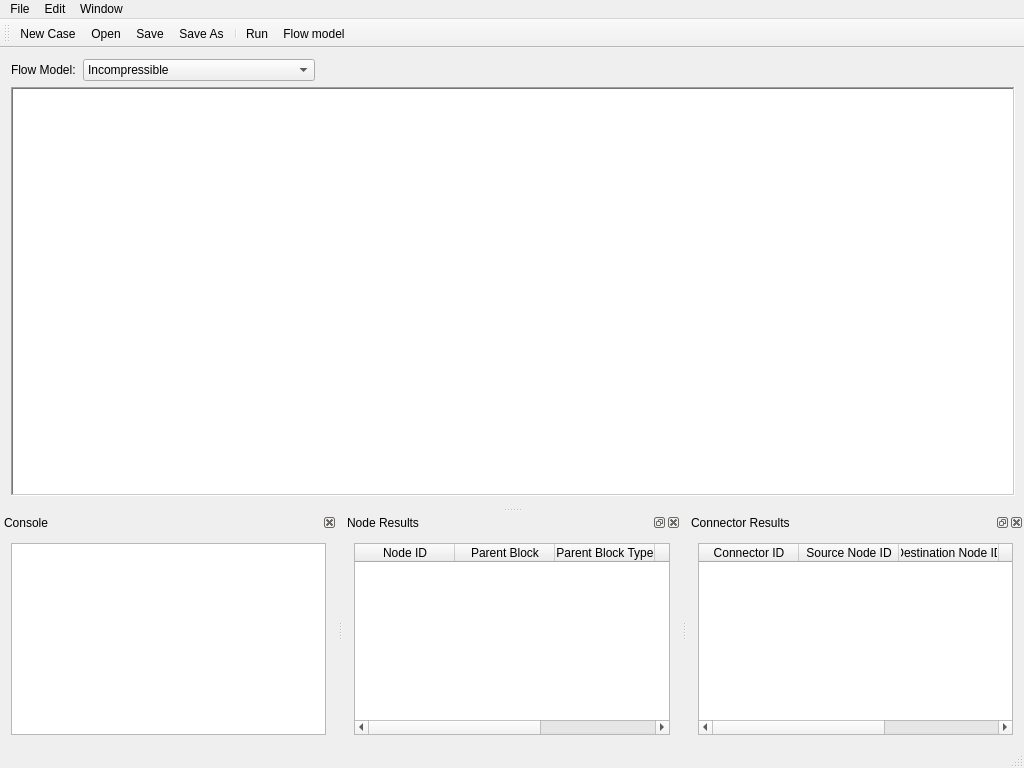
<?xml version="1.0" encoding="UTF-8"?>
<ui version="4.0">
 <class>MainWindow</class>
 <widget class="QMainWindow" name="MainWindow">
  <property name="geometry">
   <rect>
    <x>0</x>
    <y>0</y>
    <width>1024</width>
    <height>768</height>
   </rect>
  </property>
  <property name="windowTitle">
   <string>Bernoulli</string>
  </property>
  <property name="windowIcon">
   <iconset resource="images.qrc">
    <normaloff>:/blocks/images/logo.png</normaloff>:/blocks/images/logo.png</iconset>
  </property>
  <property name="dockNestingEnabled">
   <bool>false</bool>
  </property>
  <property name="dockOptions">
   <set>QMainWindow::AllowTabbedDocks|QMainWindow::AnimatedDocks|QMainWindow::ForceTabbedDocks</set>
  </property>
  <widget class="QWidget" name="centralWidget">
   <layout class="QVBoxLayout" name="verticalLayout_4">
    <property name="rightMargin">
     <number>9</number>
    </property>
    <item>
     <layout class="QFormLayout" name="formLayout">
      <property name="horizontalSpacing">
       <number>0</number>
      </property>
      <property name="verticalSpacing">
       <number>1</number>
      </property>
      <item row="0" column="1">
       <layout class="QHBoxLayout" name="horizontalLayout">
        <item>
         <widget class="QComboBox" name="modelComboBox">
          <item>
           <property name="text">
            <string>Incompressible</string>
           </property>
          </item>
          <item>
           <property name="text">
            <string>Incompressible (Procter and Gamble)</string>
           </property>
          </item>
         </widget>
        </item>
        <item>
         <spacer name="horizontalSpacer">
          <property name="orientation">
           <enum>Qt::Horizontal</enum>
          </property>
          <property name="sizeHint" stdset="0">
           <size>
            <width>40</width>
            <height>20</height>
           </size>
          </property>
         </spacer>
        </item>
       </layout>
      </item>
      <item row="0" column="0">
       <widget class="QLabel" name="label">
        <property name="text">
         <string>Flow Model:  </string>
        </property>
       </widget>
      </item>
     </layout>
    </item>
    <item>
     <widget class="QGraphicsView" name="graphicsView">
      <property name="contextMenuPolicy">
       <enum>Qt::ActionsContextMenu</enum>
      </property>
      <property name="frameShape">
       <enum>QFrame::WinPanel</enum>
      </property>
      <property name="renderHints">
       <set>QPainter::HighQualityAntialiasing|QPainter::SmoothPixmapTransform|QPainter::TextAntialiasing</set>
      </property>
     </widget>
    </item>
   </layout>
  </widget>
  <widget class="QMenuBar" name="menuBar">
   <property name="geometry">
    <rect>
     <x>0</x>
     <y>0</y>
     <width>1024</width>
     <height>19</height>
    </rect>
   </property>
   <widget class="QMenu" name="menuFile">
    <property name="title">
     <string>File</string>
    </property>
    <addaction name="actionSave"/>
    <addaction name="actionSave_As"/>
    <addaction name="actionOpen"/>
   </widget>
   <widget class="QMenu" name="menuEdit">
    <property name="title">
     <string>Edit</string>
    </property>
    <addaction name="actionNew_Block"/>
   </widget>
   <widget class="QMenu" name="menuWindow">
    <property name="title">
     <string>Window</string>
    </property>
    <widget class="QMenu" name="menuViews">
     <property name="title">
      <string>Views</string>
     </property>
     <addaction name="actionConsole"/>
     <addaction name="actionNode_Results"/>
     <addaction name="actionConnector_Results"/>
    </widget>
    <addaction name="actionFull_screen"/>
    <addaction name="menuViews"/>
   </widget>
   <addaction name="menuFile"/>
   <addaction name="menuEdit"/>
   <addaction name="menuWindow"/>
  </widget>
  <widget class="QStatusBar" name="statusBar"/>
  <widget class="QDockWidget" name="consoleDockWidget">
   <property name="features">
    <set>QDockWidget::DockWidgetClosable|QDockWidget::DockWidgetMovable</set>
   </property>
   <property name="allowedAreas">
    <set>Qt::BottomDockWidgetArea</set>
   </property>
   <property name="windowTitle">
    <string>Console</string>
   </property>
   <attribute name="dockWidgetArea">
    <number>8</number>
   </attribute>
   <widget class="QWidget" name="dockWidgetContents">
    <layout class="QVBoxLayout" name="verticalLayout_3">
     <item>
      <widget class="QTextBrowser" name="console"/>
     </item>
    </layout>
   </widget>
  </widget>
  <widget class="QDockWidget" name="nodeResultsDockWidget">
   <property name="allowedAreas">
    <set>Qt::BottomDockWidgetArea</set>
   </property>
   <property name="windowTitle">
    <string>Node Results</string>
   </property>
   <attribute name="dockWidgetArea">
    <number>8</number>
   </attribute>
   <widget class="QWidget" name="dockWidgetContents_2">
    <layout class="QVBoxLayout" name="verticalLayout_2">
     <item>
      <widget class="QTableWidget" name="nodeResultsTable">
       <property name="editTriggers">
        <set>QAbstractItemView::NoEditTriggers</set>
       </property>
       <column>
        <property name="text">
         <string>Node ID</string>
        </property>
       </column>
       <column>
        <property name="text">
         <string>Parent Block</string>
        </property>
       </column>
       <column>
        <property name="text">
         <string>Parent Block Type</string>
        </property>
       </column>
       <column>
        <property name="text">
         <string>Node Type</string>
        </property>
       </column>
       <column>
        <property name="text">
         <string>Pressure</string>
        </property>
       </column>
      </widget>
     </item>
    </layout>
   </widget>
  </widget>
  <widget class="QDockWidget" name="connectorResultsDockWidget">
   <property name="floating">
    <bool>false</bool>
   </property>
   <property name="allowedAreas">
    <set>Qt::BottomDockWidgetArea</set>
   </property>
   <property name="windowTitle">
    <string>Connector Results</string>
   </property>
   <attribute name="dockWidgetArea">
    <number>8</number>
   </attribute>
   <widget class="QWidget" name="dockWidgetContents_4">
    <layout class="QVBoxLayout" name="verticalLayout">
     <item>
      <widget class="QTableWidget" name="connectorResultsTable">
       <property name="editTriggers">
        <set>QAbstractItemView::NoEditTriggers</set>
       </property>
       <column>
        <property name="text">
         <string>Connector ID</string>
        </property>
       </column>
       <column>
        <property name="text">
         <string>Source Node ID</string>
        </property>
       </column>
       <column>
        <property name="text">
         <string>Destination Node ID</string>
        </property>
       </column>
       <column>
        <property name="text">
         <string>Resistance</string>
        </property>
       </column>
       <column>
        <property name="text">
         <string>Flow Rate</string>
        </property>
       </column>
      </widget>
     </item>
    </layout>
   </widget>
  </widget>
  <widget class="QToolBar" name="mainToolBar">
   <attribute name="toolBarArea">
    <enum>TopToolBarArea</enum>
   </attribute>
   <attribute name="toolBarBreak">
    <bool>false</bool>
   </attribute>
   <addaction name="actionNew_Case"/>
   <addaction name="actionOpen"/>
   <addaction name="actionSave"/>
   <addaction name="actionSave_As"/>
   <addaction name="separator"/>
   <addaction name="actionRun"/>
   <addaction name="actionFlow_model"/>
  </widget>
  <action name="actionFull_screen">
   <property name="text">
    <string>Full Screen</string>
   </property>
   <property name="shortcut">
    <string>Ctrl+Shift+F11</string>
   </property>
  </action>
  <action name="actionConsole">
   <property name="checkable">
    <bool>true</bool>
   </property>
   <property name="text">
    <string>Console</string>
   </property>
  </action>
  <action name="actionNode_Results">
   <property name="checkable">
    <bool>true</bool>
   </property>
   <property name="text">
    <string>Node Results</string>
   </property>
  </action>
  <action name="actionNew_Block">
   <property name="text">
    <string>New Block</string>
   </property>
   <property name="toolTip">
    <string>Create a new block</string>
   </property>
  </action>
  <action name="actionConnector_Results">
   <property name="checkable">
    <bool>true</bool>
   </property>
   <property name="text">
    <string>Connector Results</string>
   </property>
  </action>
  <action name="actionSave">
   <property name="icon">
    <iconset resource="images.qrc">
     <normaloff>:/icons/icons/Save-32.png</normaloff>:/icons/icons/Save-32.png</iconset>
   </property>
   <property name="text">
    <string>Save</string>
   </property>
   <property name="shortcut">
    <string>Ctrl+S</string>
   </property>
  </action>
  <action name="actionOpen">
   <property name="icon">
    <iconset resource="images.qrc">
     <normaloff>:/icons/icons/Open Folder-32.png</normaloff>:/icons/icons/Open Folder-32.png</iconset>
   </property>
   <property name="text">
    <string>Open</string>
   </property>
   <property name="shortcut">
    <string>Ctrl+O</string>
   </property>
  </action>
  <action name="actionSave_As">
   <property name="icon">
    <iconset resource="images.qrc">
     <normaloff>:/icons/icons/Save as-32.png</normaloff>:/icons/icons/Save as-32.png</iconset>
   </property>
   <property name="text">
    <string>Save As...</string>
   </property>
  </action>
  <action name="actionRun">
   <property name="icon">
    <iconset resource="images.qrc">
     <normaloff>:/icons/icons/Start-32.png</normaloff>:/icons/icons/Start-32.png</iconset>
   </property>
   <property name="text">
    <string>Run</string>
   </property>
   <property name="toolTip">
    <string>Run Flow Solve</string>
   </property>
  </action>
  <action name="actionFlow_model">
   <property name="icon">
    <iconset resource="images.qrc">
     <normaloff>:/icons/icons/Edit Property-32.png</normaloff>:/icons/icons/Edit Property-32.png</iconset>
   </property>
   <property name="text">
    <string>Flow model</string>
   </property>
   <property name="toolTip">
    <string>Edit Flow Model Properties</string>
   </property>
  </action>
  <action name="actionNew_Case">
   <property name="icon">
    <iconset resource="images.qrc">
     <normaloff>:/icons/icons/Create New-32.png</normaloff>:/icons/icons/Create New-32.png</iconset>
   </property>
   <property name="text">
    <string>New Case</string>
   </property>
   <property name="toolTip">
    <string>Create New Case</string>
   </property>
  </action>
 </widget>
 <layoutdefault spacing="6" margin="11"/>
 <resources>
  <include location="images.qrc"/>
 </resources>
 <connections/>
</ui>
